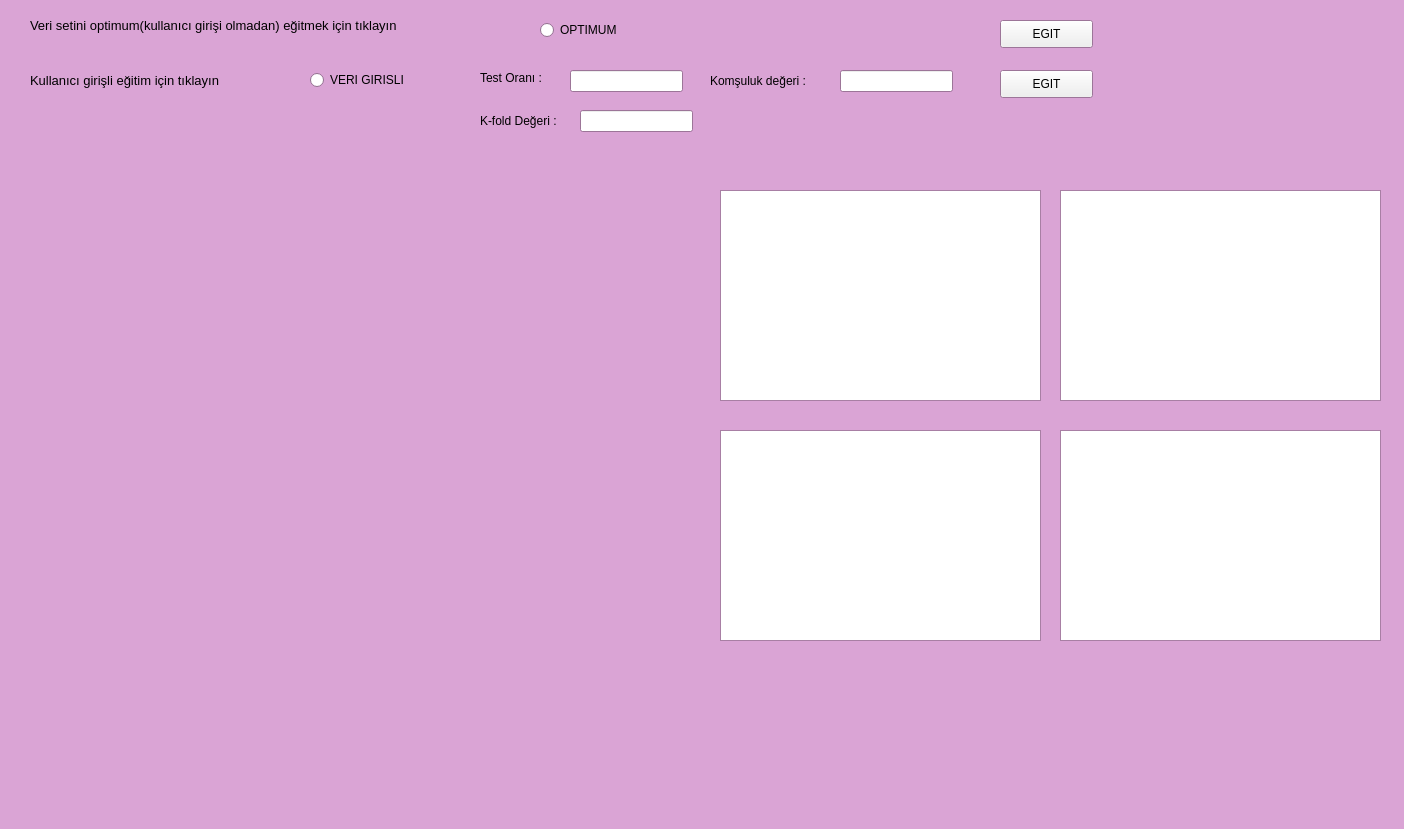
<?xml version="1.0" encoding="UTF-8"?>
<ui version="4.0">
 <class>Form</class>
 <widget class="QWidget" name="Form">
  <property name="geometry">
   <rect>
    <x>0</x>
    <y>0</y>
    <width>1404</width>
    <height>829</height>
   </rect>
  </property>
  <property name="palette">
   <palette>
    <active>
     <colorrole role="Base">
      <brush brushstyle="SolidPattern">
       <color alpha="255">
        <red>255</red>
        <green>255</green>
        <blue>255</blue>
       </color>
      </brush>
     </colorrole>
     <colorrole role="Window">
      <brush brushstyle="SolidPattern">
       <color alpha="255">
        <red>218</red>
        <green>164</green>
        <blue>213</blue>
       </color>
      </brush>
     </colorrole>
    </active>
    <inactive>
     <colorrole role="Base">
      <brush brushstyle="SolidPattern">
       <color alpha="255">
        <red>255</red>
        <green>255</green>
        <blue>255</blue>
       </color>
      </brush>
     </colorrole>
     <colorrole role="Window">
      <brush brushstyle="SolidPattern">
       <color alpha="255">
        <red>218</red>
        <green>164</green>
        <blue>213</blue>
       </color>
      </brush>
     </colorrole>
    </inactive>
    <disabled>
     <colorrole role="Base">
      <brush brushstyle="SolidPattern">
       <color alpha="255">
        <red>218</red>
        <green>164</green>
        <blue>213</blue>
       </color>
      </brush>
     </colorrole>
     <colorrole role="Window">
      <brush brushstyle="SolidPattern">
       <color alpha="255">
        <red>218</red>
        <green>164</green>
        <blue>213</blue>
       </color>
      </brush>
     </colorrole>
    </disabled>
   </palette>
  </property>
  <property name="windowTitle">
   <string>Form</string>
  </property>
  <widget class="QLabel" name="label">
   <property name="geometry">
    <rect>
     <x>30</x>
     <y>10</y>
     <width>481</width>
     <height>31</height>
    </rect>
   </property>
   <property name="font">
    <font>
     <pointsize>10</pointsize>
    </font>
   </property>
   <property name="text">
    <string>Veri setini optimum(kullanıcı girişi olmadan) eğitmek için tıklayın</string>
   </property>
  </widget>
  <widget class="QLabel" name="label_2">
   <property name="geometry">
    <rect>
     <x>30</x>
     <y>70</y>
     <width>251</width>
     <height>21</height>
    </rect>
   </property>
   <property name="font">
    <font>
     <pointsize>10</pointsize>
    </font>
   </property>
   <property name="text">
    <string>Kullanıcı girişli eğitim için tıklayın</string>
   </property>
  </widget>
  <widget class="QLineEdit" name="test_al">
   <property name="geometry">
    <rect>
     <x>570</x>
     <y>70</y>
     <width>113</width>
     <height>22</height>
    </rect>
   </property>
  </widget>
  <widget class="QLineEdit" name="komsuluk_al">
   <property name="geometry">
    <rect>
     <x>840</x>
     <y>70</y>
     <width>113</width>
     <height>22</height>
    </rect>
   </property>
  </widget>
  <widget class="QLabel" name="label_3">
   <property name="geometry">
    <rect>
     <x>480</x>
     <y>70</y>
     <width>81</width>
     <height>16</height>
    </rect>
   </property>
   <property name="font">
    <font>
     <pointsize>9</pointsize>
    </font>
   </property>
   <property name="text">
    <string>Test Oranı :</string>
   </property>
  </widget>
  <widget class="QLabel" name="label_4">
   <property name="geometry">
    <rect>
     <x>710</x>
     <y>70</y>
     <width>121</width>
     <height>21</height>
    </rect>
   </property>
   <property name="font">
    <font>
     <pointsize>9</pointsize>
    </font>
   </property>
   <property name="text">
    <string>Komşuluk değeri :</string>
   </property>
  </widget>
  <widget class="QPushButton" name="optimum_egit">
   <property name="geometry">
    <rect>
     <x>1000</x>
     <y>20</y>
     <width>93</width>
     <height>28</height>
    </rect>
   </property>
   <property name="text">
    <string>EGIT</string>
   </property>
  </widget>
  <widget class="QPushButton" name="girisli_egit">
   <property name="geometry">
    <rect>
     <x>1000</x>
     <y>70</y>
     <width>93</width>
     <height>28</height>
    </rect>
   </property>
   <property name="text">
    <string>EGIT</string>
   </property>
  </widget>
  <widget class="QRadioButton" name="radio_optm">
   <property name="geometry">
    <rect>
     <x>540</x>
     <y>20</y>
     <width>95</width>
     <height>20</height>
    </rect>
   </property>
   <property name="text">
    <string>OPTIMUM</string>
   </property>
  </widget>
  <widget class="QRadioButton" name="radio_verigir">
   <property name="geometry">
    <rect>
     <x>310</x>
     <y>70</y>
     <width>101</width>
     <height>20</height>
    </rect>
   </property>
   <property name="text">
    <string>VERI GIRISLI</string>
   </property>
  </widget>
  <widget class="QLabel" name="Accuracy">
   <property name="geometry">
    <rect>
     <x>580</x>
     <y>200</y>
     <width>141</width>
     <height>16</height>
    </rect>
   </property>
   <property name="text">
    <string/>
   </property>
  </widget>
  <widget class="QLabel" name="Precision">
   <property name="geometry">
    <rect>
     <x>580</x>
     <y>240</y>
     <width>141</width>
     <height>16</height>
    </rect>
   </property>
   <property name="text">
    <string/>
   </property>
  </widget>
  <widget class="QLabel" name="Recall">
   <property name="geometry">
    <rect>
     <x>580</x>
     <y>280</y>
     <width>141</width>
     <height>16</height>
    </rect>
   </property>
   <property name="text">
    <string/>
   </property>
  </widget>
  <widget class="QLabel" name="Specificity">
   <property name="geometry">
    <rect>
     <x>580</x>
     <y>320</y>
     <width>141</width>
     <height>16</height>
    </rect>
   </property>
   <property name="text">
    <string/>
   </property>
  </widget>
  <widget class="QLabel" name="F1Score">
   <property name="geometry">
    <rect>
     <x>580</x>
     <y>360</y>
     <width>141</width>
     <height>16</height>
    </rect>
   </property>
   <property name="text">
    <string/>
   </property>
  </widget>
  <widget class="QLabel" name="CrossVal">
   <property name="geometry">
    <rect>
     <x>580</x>
     <y>400</y>
     <width>141</width>
     <height>16</height>
    </rect>
   </property>
   <property name="text">
    <string/>
   </property>
  </widget>
  <widget class="QLineEdit" name="fold_deger">
   <property name="geometry">
    <rect>
     <x>580</x>
     <y>110</y>
     <width>113</width>
     <height>22</height>
    </rect>
   </property>
  </widget>
  <widget class="QLabel" name="label_17">
   <property name="geometry">
    <rect>
     <x>480</x>
     <y>110</y>
     <width>101</width>
     <height>21</height>
    </rect>
   </property>
   <property name="font">
    <font>
     <pointsize>9</pointsize>
    </font>
   </property>
   <property name="text">
    <string>K-fold Değeri :</string>
   </property>
  </widget>
  <widget class="QLabel" name="LblGoruntu">
   <property name="geometry">
    <rect>
     <x>40</x>
     <y>150</y>
     <width>441</width>
     <height>351</height>
    </rect>
   </property>
   <property name="text">
    <string/>
   </property>
  </widget>
  <widget class="QTableWidget" name="TableX_train">
   <property name="geometry">
    <rect>
     <x>720</x>
     <y>190</y>
     <width>321</width>
     <height>211</height>
    </rect>
   </property>
  </widget>
  <widget class="QTableWidget" name="TableY_train">
   <property name="geometry">
    <rect>
     <x>1060</x>
     <y>190</y>
     <width>321</width>
     <height>211</height>
    </rect>
   </property>
  </widget>
  <widget class="QTableWidget" name="TableX_test">
   <property name="geometry">
    <rect>
     <x>720</x>
     <y>430</y>
     <width>321</width>
     <height>211</height>
    </rect>
   </property>
  </widget>
  <widget class="QTableWidget" name="TableY_test">
   <property name="geometry">
    <rect>
     <x>1060</x>
     <y>430</y>
     <width>321</width>
     <height>211</height>
    </rect>
   </property>
  </widget>
 </widget>
 <resources/>
 <connections/>
</ui>
